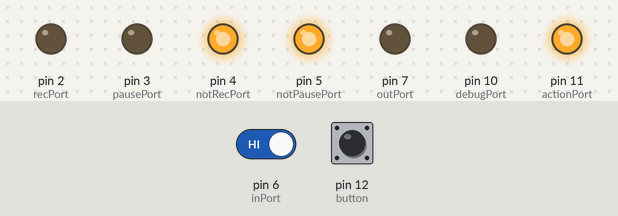
Simulated run of this sketch. Board: Arduino Uno, built with avr-gcc and run on an emulated ATmega328P. Parts: output pins drawn as LEDs (lit = HIGH). Inputs (shaded band) come from the test bench; at power-on: pin 6 (inPort) HIGH, pin 12 (button) HIGH.

Above: at 1.2 s.
1.3 s: pin 6 (inPort) driven LOW
Timing chart, 0 to 4.3 s (numbered marks = the images above; inputs shaded):
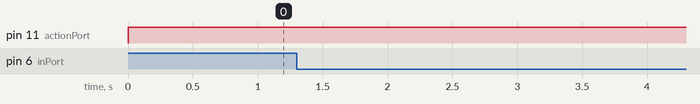

The sketch:

control.ino
```cpp
// (licence header left out)
/*
    This program is free software: you can redistribute it and/or modify
    it under the terms of the GNU General Public License as published by
    the Free Software Foundation, either version 3 of the License, or
    (at your option) any later version.

    This program is distributed in the hope that it will be useful,
    but WITHOUT ANY WARRANTY; without even the implied warranty of
    MERCHANTABILITY or FITNESS FOR A PARTICULAR PURPOSE.  See the
    GNU General Public License for more details.

    You should have received a copy of the GNU General Public License
    along with this program.  If not, see <http://www.gnu.org/licenses/>. Dieses Programm ist Freie Software: Sie können es unter den Bedingungen
    der GNU General Public License, wie von der Free Software Foundation,
    Version 3 der Lizenz oder (nach Ihrer Wahl) jeder neueren
    veröffentlichten Version, weiterverbreiten und/oder modifizieren.

    Dieses Programm wird in der Hoffnung, dass es nützlich sein wird, aber
    OHNE JEDE GEWÄHRLEISTUNG, bereitgestellt; sogar ohne die implizite
    Gewährleistung der MARKTFÄHIGKEIT oder EIGNUNG FÜR EINEN BESTIMMTEN ZWECK.
    Siehe die GNU General Public License für weitere Details.

    Sie sollten eine Kopie der GNU General Public License zusammen mit diesem
    Programm erhalten haben. Wenn nicht, siehe <http://www.gnu.org/licenses/>.
*/

// Video camera control via LANC on Aurduino micro
// with status output

// functions: rec/pause
//            zoom

// LANC data
// Display ON/OFF
//byte0 = 0x18;
//byte1 = 0xB4;

// VTR Record
//byte0 = 0x18;
//byte1 = 0x3A;

// VTR Playback
//byte0 = 0x18;
//byte1 = 0x34;

// VTR Stop
//byte0 = 0x18;
//byte1 = 0x30;

// VTR Pause
//byte0 = 0x18;
//byte1 = 0x32;

// Fast Forward >> continous
//byte0 = 0x18;
//byte1 = 0x38;

// Fast Rewind << continuous
//byte0 = 0x18;
//byte1 = 0x36;

// Fast Forward >>
//byte0 = 0x18;
//byte1 = 0x38;

// Fast Rewind <<
//byte0 = 0x18;
//byte1 = 0x36;

// Eject
//byte0 = 0x18;
//byte1 = 0x2C;

// Start/Stop
//byte0 = 0x18;
//byte1 = 0x33;

// Wide Zoom
//byte0 = 0x28;
//byte1 = 0x37;

// Tele Zoom
//byte0 = 0x28;
//byte1 = 0x35;


// port definitions

#define debugPort 10
#define actionPort 11

#define recPort 2
#define pausePort 3
#define notRecPort 4
#define notPausePort 5

#define inPort 6 // connected
#define outPort 7 // connected
#define button 12 // connected

#define zoomHor A0
#define zoomVer A1
#define maxSpeed A2
#define accell A3

int inTime = 60;
int outTime = 85;
int startBitTime = 95;

//========================================================
// init ports
void setup() {

  pinMode(inPort, INPUT);
  digitalWrite(inPort, LOW);

  pinMode(outPort, OUTPUT);
  digitalWrite(outPort, LOW);

  pinMode(button, INPUT);
  digitalWrite(button, HIGH);

// tally output
  pinMode(recPort, OUTPUT);
  digitalWrite(recPort, LOW);

  pinMode(pausePort, OUTPUT);
  digitalWrite(pausePort, LOW);

// error output
  pinMode(notRecPort, OUTPUT);
  digitalWrite(notRecPort, HIGH);

  pinMode(notPausePort, OUTPUT);
  digitalWrite(notPausePort, HIGH);

// debug output
  pinMode(debugPort, OUTPUT);
  digitalWrite(debugPort, LOW);

  pinMode(actionPort, OUTPUT);
  digitalWrite(actionPort, LOW);
}

//========================================================
// main loop
//========================================================
void loop() {
  int status;

//  digitalWrite(debugPort,!digitalRead(inPort));

  int x;
  int byte0 = 0x18;
  int byte1 = 0x33;

  if (!digitalRead(button)) {
    for (x=0;x<5;x++) {
      scan(byte0, byte1);
    }
  }

//TODO set
// set zoom

// run scan and set tally lights
  status = scan(0,0);
  set_tally(status);
}


//========================================================
//========================================================
int scan(int byte0, int byte1) {
  long timeout;
  int values[8] = {0,0,0,0,0,0,0,0};
  int i;
  int j;
  int data;

  if (byte0) {
    values[0] = byte0;
    values[1] = byte1;
  }


//==============================
// wait for sequence start
  digitalWrite(actionPort, HIGH);


  timeout = millis();
  while (millis() < timeout + 6) {
    if (digitalRead(inPort) == LOW)
      timeout = millis();
  }

  while (digitalRead(inPort) == HIGH) {}

//==============================
// loop over 8 bytes

  digitalWrite(actionPort, LOW);

  for (j=0;j<=7;j++) {
// wait for end of startbit
    delayMicroseconds(startBitTime);

    data = values[j];

//===================================
// loop 8 bits
    for (i=0;i<=7;i++) {
      if (data) {
// write byte to data line
        digitalWrite(debugPort, HIGH);

        digitalWrite(outPort,bitRead(values[j],i));
        delayMicroseconds(outTime);

        digitalWrite(debugPort, LOW);
      } else {
// read byte from data line
        delayMicroseconds(inTime / 2);

        digitalWrite(debugPort, HIGH);
        bitWrite(values[j],i,!digitalRead(inPort));
        digitalWrite(debugPort, LOW);

        delayMicroseconds(inTime / 2);
      }

    }

//===================================

// end of byte -> wait 1 1/2 bits
    delayMicroseconds(startBitTime);
    digitalWrite(outPort,LOW);
    delayMicroseconds(startBitTime / 2);

// wait for next start bit
    if (j < 7) {
      while(digitalRead(inPort) == HIGH) { }
    }
  }

// sequence finished
  return (values[4]);
}


//========================================================
//========================================================
// set tally leds

void set_tally(int status) {
  clear_tally();

  switch (status) {
//====================================
// eject
    case 0x01:
      digitalWrite(recPort, LOW);
      digitalWrite(pausePort, LOW);
      break;

//====================================
// stop
    case 0x02:
      digitalWrite(recPort, LOW);
      digitalWrite(pausePort, HIGH);
      break;

//====================================
// rec/pause
    case 0x14:
      digitalWrite(recPort, HIGH);
      digitalWrite(pausePort, HIGH);
      break;

//====================================
//record
    case 0x04:
      digitalWrite(recPort, HIGH);
      digitalWrite(pausePort, LOW);
      break;

    default:
      break;
  }
}


void clear_tally() {
  digitalWrite(recPort, LOW);
}
```
